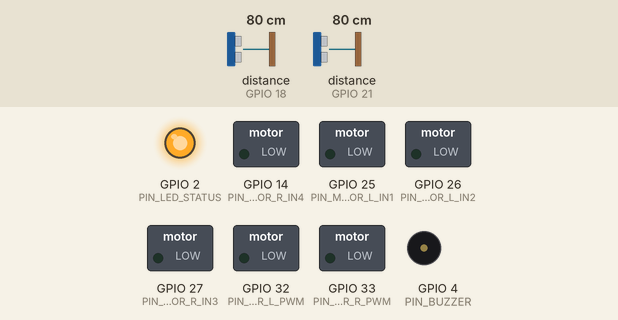
A sketch run on a simulated ESP32. Parts: switched loads named in the sketch (green lamp = pin HIGH), output pins drawn as LEDs (lit = HIGH), buzzer (waves = sounding). Wiring (inferred from the names in the program): 2 × ultrasonic range finder: trigger GPIO 5, echo GPIO 18 / trigger GPIO 19, echo GPIO 21. The test bench sets the inputs (shaded band); at power-on: distance to the obstacle (sensors on GPIO 18, GPIO 21) 80 cm. The echo pulse lasts 58.3 µs per cm; pins used as bus, display or sensor lines are not drawn; what the sketch prints to the serial monitor is not drawn.

Above: at 0.8 s.
At 1.69 s:
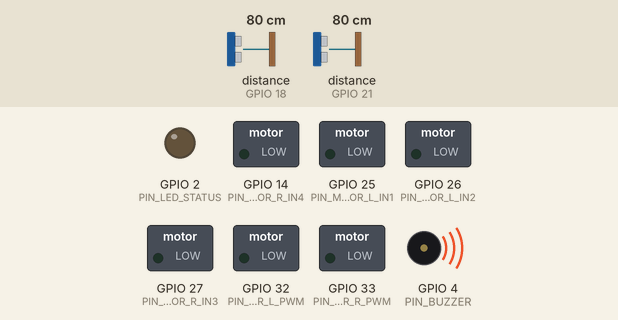
At 3.2 s:
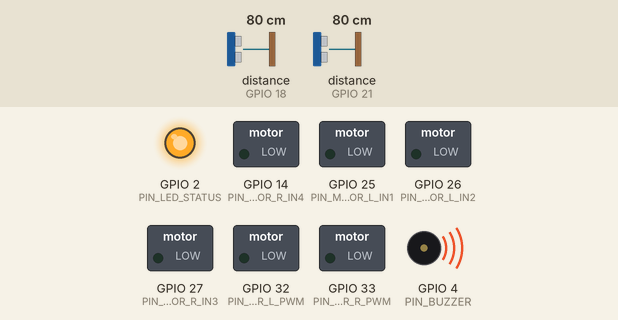
At 5.3 s:
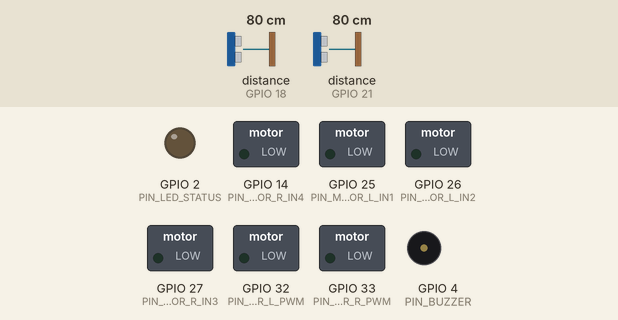
Timing chart, 0 to 6.9 s (numbered marks = the images above):
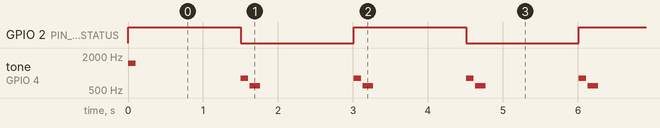

The sketch:

esp32_car_receiver.ino
```cpp
/*
 * =========================================================================
 * ArUcoNav: ESP32-WROOM-32 Car Receiver & Navigation Firmware (ESP-NOW Mode)
 * =========================================================================
 * Board: ESP32-WROOM-32 (ESP32 Dev Module)
 * Target: Indoor Autonomous RC Robot Navigation
 * Features:
 *   - Direct 2.4GHz ESP-NOW Low-Latency Radio
 *   - Dual DC Motor Differential Drive (L298N / TB6612FNG)
 *   - Dual HC-SR04 Ultrasonic Radar Telemetry
 *   - Integrated Connecting & Connection-Lost Audio Alarm System
 * =========================================================================
 */

#include <esp_now.h>
#include <WiFi.h>

// --- HARDWARE PIN CONFIGURATION (ESP32-WROOM-32) ---
#define PIN_BUZZER         4   // Active Piezo Buzzer / Speaker Pin
#define PIN_LED_STATUS     2   // Onboard Blue LED (GPIO 2)

// Ultrasonic Sensors
#define PIN_US_LEFT_TRIG   5
#define PIN_US_LEFT_ECHO   18
#define PIN_US_RIGHT_TRIG  19
#define PIN_US_RIGHT_ECHO  21

// L298N Motor Driver Pins
#define PIN_MOTOR_L_IN1    25
#define PIN_MOTOR_L_IN2    26
#define PIN_MOTOR_L_PWM    32  // Left Enable / PWM
#define PIN_MOTOR_R_IN3    27
#define PIN_MOTOR_R_IN4    14
#define PIN_MOTOR_R_PWM    33  // Right Enable / PWM

// --- DATA STRUCTURES (Must match Transmitter) ---
typedef struct __attribute__((packed)) {
  int16_t v_left;
  int16_t v_right;
  uint32_t seq;
} DriveCommandMsg;

typedef struct __attribute__((packed)) {
  float us_left_cm;
  float us_right_cm;
  float battery_voltage;
  uint32_t seq;
} TelemetryMsg;

DriveCommandMsg rx_cmd;
TelemetryMsg tx_telem;

// Transmitter MAC Address (Set after pairing or broadcast FF:FF:FF:FF:FF:FF)
uint8_t transmitter_mac[] = {0xFF, 0xFF, 0xFF, 0xFF, 0xFF, 0xFF};

// --- TIMERS & STATE ---
unsigned long last_cmd_time = 0;
unsigned long last_telem_time = 0;
unsigned long last_lost_alarm_time = 0;
bool is_connected = false;

// --- SOUND & ALARM HELPER FUNCTIONS ---
void soundChirp(int freq, int duration_ms) {
  #if defined(ESP_ARDUINO_VERSION_MAJOR) && (ESP_ARDUINO_VERSION_MAJOR >= 3)
    tone(PIN_BUZZER, freq, duration_ms);
  #else
    // Fallback for older ESP32 core without global tone()
    tone(PIN_BUZZER, freq, duration_ms);
  #endif
}

void playConnectionAlarm() {
  // Dual-tone high pitch ascending chime indicating successful connection
  soundChirp(2000, 70);
  delay(90);
  soundChirp(2600, 120);
  digitalWrite(PIN_LED_STATUS, HIGH);
}

void playLostConnectionAlarm() {
  // Low pitch dual warning beep: Beep-Beep indicating lost link / out-of-range
  soundChirp(800, 100);
  delay(120);
  soundChirp(600, 140);
}

void playObstacleAlarm() {
  // Urgent short beep for collision warning (< 20cm)
  soundChirp(3200, 50);
}

// --- MOTOR CONTROL ---
void setupMotorPWM() {
  pinMode(PIN_MOTOR_L_IN1, OUTPUT);
  pinMode(PIN_MOTOR_L_IN2, OUTPUT);
  pinMode(PIN_MOTOR_R_IN3, OUTPUT);
  pinMode(PIN_MOTOR_R_IN4, OUTPUT);

  #if defined(ESP_ARDUINO_VERSION_MAJOR) && (ESP_ARDUINO_VERSION_MAJOR >= 3)
    ledcAttach(PIN_MOTOR_L_PWM, 5000, 8);
    ledcAttach(PIN_MOTOR_R_PWM, 5000, 8);
  #else
    ledcSetup(0, 5000, 8);
    ledcAttachPin(PIN_MOTOR_L_PWM, 0);
    ledcSetup(1, 5000, 8);
    ledcAttachPin(PIN_MOTOR_R_PWM, 1);
  #endif
}

void writeMotorPWM(int pin, int channel, int val) {
  val = constrain(val, 0, 255);
  #if defined(ESP_ARDUINO_VERSION_MAJOR) && (ESP_ARDUINO_VERSION_MAJOR >= 3)
    ledcWrite(pin, val);
  #else
    ledcWrite(channel, val);
  #endif
}

void setMotors(int v_l, int v_r) {
  // Left Motor
  if (v_l > 0) {
    digitalWrite(PIN_MOTOR_L_IN1, HIGH);
    digitalWrite(PIN_MOTOR_L_IN2, LOW);
    writeMotorPWM(PIN_MOTOR_L_PWM, 0, min(255, v_l));
  } else if (v_l < 0) {
    digitalWrite(PIN_MOTOR_L_IN1, LOW);
    digitalWrite(PIN_MOTOR_L_IN2, HIGH);
    writeMotorPWM(PIN_MOTOR_L_PWM, 0, min(255, -v_l));
  } else {
    digitalWrite(PIN_MOTOR_L_IN1, LOW);
    digitalWrite(PIN_MOTOR_L_IN2, LOW);
    writeMotorPWM(PIN_MOTOR_L_PWM, 0, 0);
  }

  // Right Motor
  if (v_r > 0) {
    digitalWrite(PIN_MOTOR_R_IN3, HIGH);
    digitalWrite(PIN_MOTOR_R_IN4, LOW);
    writeMotorPWM(PIN_MOTOR_R_PWM, 1, min(255, v_r));
  } else if (v_r < 0) {
    digitalWrite(PIN_MOTOR_R_IN3, LOW);
    digitalWrite(PIN_MOTOR_R_IN4, HIGH);
    writeMotorPWM(PIN_MOTOR_R_PWM, 1, min(255, -v_r));
  } else {
    digitalWrite(PIN_MOTOR_R_IN3, LOW);
    digitalWrite(PIN_MOTOR_R_IN4, LOW);
    writeMotorPWM(PIN_MOTOR_R_PWM, 1, 0);
  }
}

// --- ULTRASONIC SENSOR TELEMETRY ---
float measureDistance(int trigPin, int echoPin) {
  digitalWrite(trigPin, LOW);
  delayMicroseconds(2);
  digitalWrite(trigPin, HIGH);
  delayMicroseconds(10);
  digitalWrite(trigPin, LOW);
  long dur = pulseIn(echoPin, HIGH, 15000); // 15ms timeout (~2.5m)
  if (dur == 0) return 200.0;
  return constrain((dur * 0.0343) / 2.0, 2.0, 200.0);
}

// --- ESP-NOW PACKET RECEIVE CALLBACK ---
void onDataRecv(const esp_now_recv_info *info, const uint8_t *data, int len) {
  if (len == sizeof(DriveCommandMsg)) {
    memcpy(&rx_cmd, data, sizeof(DriveCommandMsg));

    // Check if this is the FIRST packet establishing connection
    if (!is_connected) {
      is_connected = true;
      Serial.println("[ESP-NOW] Transmitter Connection Established! Playing chime.");
      playConnectionAlarm();
    }

    setMotors(rx_cmd.v_left, rx_cmd.v_right);
    last_cmd_time = millis();
  }
}

void setup() {
  Serial.begin(115200);
  Serial.println("\n--- ArUcoNav ESP32-WROOM-32 Car Booting ---");

  pinMode(PIN_LED_STATUS, OUTPUT);
  pinMode(PIN_BUZZER, OUTPUT);
  digitalWrite(PIN_LED_STATUS, LOW);
  digitalWrite(PIN_BUZZER, LOW);

  // Power on boot chirp
  soundChirp(1500, 100);

  setupMotorPWM();
  setMotors(0, 0);

  pinMode(PIN_US_LEFT_TRIG, OUTPUT);
  pinMode(PIN_US_LEFT_ECHO, INPUT);
  pinMode(PIN_US_RIGHT_TRIG, OUTPUT);
  pinMode(PIN_US_RIGHT_ECHO, INPUT);

  WiFi.mode(WIFI_STA);

  if (esp_now_init() != ESP_OK) {
    Serial.println("ERROR: ESP-NOW init failed!");
    return;
  }

  esp_now_register_recv_cb(onDataRecv);

  // Register broadcast peer for telemetry output
  esp_now_peer_info_t peerInfo = {};
  memcpy(peerInfo.peer_addr, transmitter_mac, 6);
  peerInfo.channel = 0;
  peerInfo.encrypt = false;
  esp_now_add_peer(&peerInfo);

  Serial.println("[ESP-NOW] Car Receiver Online. Waiting for Transmitter link...");
}

void loop() {
  unsigned long now = millis();

  // Watchdog & Connection Lost Logic
  if (now - last_cmd_time > 800) {
    setMotors(0, 0); // Failsafe emergency stop

    if (is_connected) {
      is_connected = false;
      Serial.println("[ESP-NOW] Connection Lost! Sounding alarm.");
    }

    // Sound periodic warning alarm every 1.5 seconds if disconnected
    if (now - last_lost_alarm_time > 1500) {
      last_lost_alarm_time = now;
      digitalWrite(PIN_LED_STATUS, !digitalRead(PIN_LED_STATUS)); // Blink LED
      playLostConnectionAlarm();
    }
  } else {
    // Solid LED when connected
    digitalWrite(PIN_LED_STATUS, HIGH);
  }

  // Periodic Telemetry Transmission (20 Hz = 50ms)
  if (now - last_telem_time > 50) {
    last_telem_time = now;
    tx_telem.us_left_cm = measureDistance(PIN_US_LEFT_TRIG, PIN_US_LEFT_ECHO);
    tx_telem.us_right_cm = measureDistance(PIN_US_RIGHT_TRIG, PIN_US_RIGHT_ECHO);
    tx_telem.battery_voltage = 7.4; // 2S nominal
    tx_telem.seq++;

    // Proximity alarm if obstacle is dangerously close while in motion
    if (is_connected && (tx_telem.us_left_cm < 18.0 || tx_telem.us_right_cm < 18.0)) {
      if (rx_cmd.v_left > 0 || rx_cmd.v_right > 0) {
        playObstacleAlarm();
      }
    }

    esp_now_send(transmitter_mac, (uint8_t*)&tx_telem, sizeof(TelemetryMsg));
  }
}
```

Measured:
- by itself, GPIO 2 (PIN_LED_STATUS): alternates HIGH for 1.5 s and LOW for 1.5 s
- by itself, tone on GPIO 4 (PIN_BUZZER): plays 1500 Hz for 0.10 s, 800 Hz for 0.10 s, 600 Hz for 0.14 s, 800 Hz for 0.10 s, 600 Hz for 0.14 s, 800 Hz for 0.10 s … (173 notes in this stretch)
